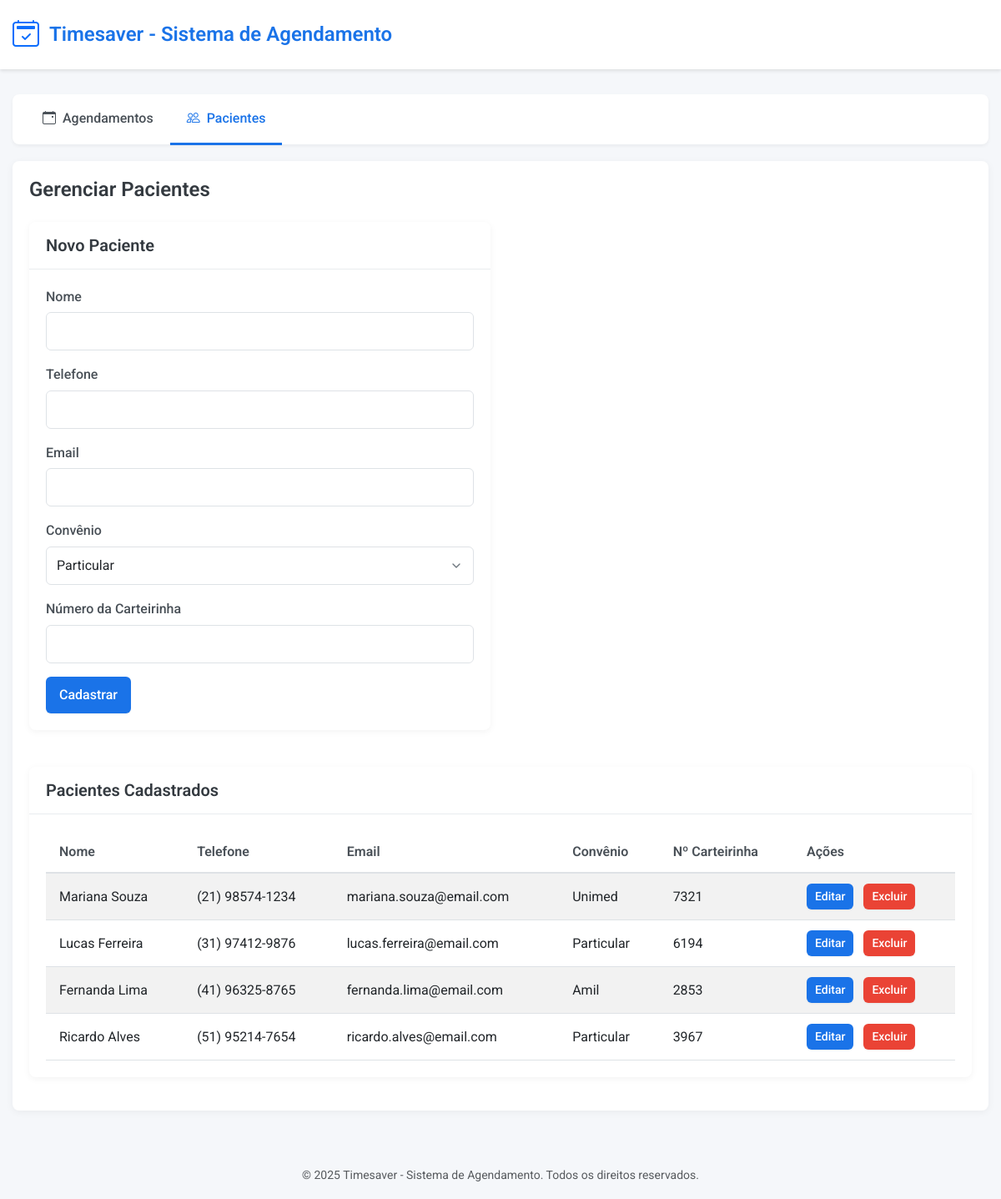
/clientes/, run on the app's committed database.
### tables this page shows
CREATE TABLE clientes (
        id INTEGER PRIMARY KEY AUTOINCREMENT,
        nome TEXT NOT NULL,
        telefone TEXT NOT NULL,
        email TEXT,
        convenio_id INTEGER,
        num_carteirinha TEXT,
        FOREIGN KEY (convenio_id) REFERENCES convenios (id)
    );

CREATE TABLE convenios (
        id INTEGER PRIMARY KEY AUTOINCREMENT,
        nome TEXT NOT NULL,
        codigo TEXT NOT NULL
    );

### controllers/cliente.py (the view)
@cliente_bp.route('/')
def index():
    clientes = Cliente.obter_todos()
    convenios = Convenio.obter_todos()
    return render_template('clientes/index.html', clientes=clientes, convenios=convenios)

### models/cliente.py (called while the page is built)
    @staticmethod
    def obter_todos():
        db = get_db()
        cursor = db.cursor()
        cursor.execute('''
        SELECT c.id, c.nome, c.telefone, c.email, co.nome as convenio, c.num_carteirinha, c.convenio_id
        FROM clientes c
        LEFT JOIN convenios co ON c.convenio_id = co.id
        ''')
        return cursor.fetchall()

### models/convenio.py (called while the page is built)
    @staticmethod
    def obter_todos():
        db = get_db()
        cursor = db.cursor()
        cursor.execute("SELECT id, nome, codigo FROM convenios")
        return cursor.fetchall()

### models/database.py (called while the page is built)
def get_db():
    if 'db' not in g:
        os.makedirs(os.path.dirname(current_app.config['DATABASE_PATH']), exist_ok=True)
        g.db = sqlite3.connect(current_app.config['DATABASE_PATH'])
        g.db.row_factory = sqlite3.Row
    return g.db

### templates/clientes/index.html (shortened to what this page needs)
{% extends "base.html" %}
{% block heading %}Gerenciar Pacientes{% endblock %}
{% block nav_clientes %}active{% endblock %}
{% block content %}
<div class="row mb-4">
    <div class="col-md-6">
        <div class="card">
            <div class="card-header">
                <h5>Novo Paciente</h5>
            </div>
            <div class="card-body">
                <form action="{{ url_for('cliente.criar_cliente') }}" method="post">
                    <div class="mb-3">
                        <label class="form-label">Nome</label>
                        <input type="text" name="nome" class="form-control" required>
                    </div>
                    <div class="mb-3">
                        <label class="form-label">Telefone</label>
                        <input type="text" name="telefone" class="form-control" required>
                    </div>
                    <div class="mb-3">
                        <label class="form-label">Email</label>
                        <input type="email" name="email" class="form-control">
                    </div>
                    <div class="mb-3">
                        <label class="form-label">Convênio</label>
                        <select name="convenio_id" class="form-control">
                            {% for convenio in convenios %}
                                <option value="{{ convenio.id }}">{{ convenio.nome }}</option>
                            {% endfor %}
                        </select>
                    </div>
                    <div class="mb-3">
                        <label class="form-label">Número da Carteirinha</label>
                        <input type="text" name="num_carteirinha" class="form-control">
                    </div>
                    <button type="submit" class="btn btn-primary">Cadastrar</button>
                </form>
            </div>
        </div>
    </div>
</div>
<div class="card">
    <div class="card-header">
        <h5>Pacientes Cadastrados</h5>
    </div>
    <div class="card-body">
        <table class="table table-striped">
            <thead>
                <tr>
                    <th>Nome</th>
                    <th>Telefone</th>
                    <th>Email</th>
                    <th>Convênio</th>
                    <th>Nº Carteirinha</th>
                    <th>Ações</th>
                </tr>
            </thead>
            <tbody>
                {% for cliente in clientes %}
                    <tr>
                        <td>{{ cliente.nome }}</td>
                        <td>{{ cliente.telefone }}</td>
                        <td>{{ cliente.email }}</td>
                        <td>{{ cliente.convenio }}</td>
                        <td>{{ cliente.num_carteirinha }}</td>
                        <td class="table-actions">
                            <a href="#" class="btn btn-sm btn-primary">Editar</a>
                            <a href="{{ url_for('cliente.excluir_cliente', id=cliente.id) }}" class="btn btn-sm btn-danger" onclick="confirmarExclusao(event, '{{ cliente.id }}')">Excluir</a>
                        </td>
                    </tr>
                {% else %}
                    <tr>
                        <td colspan="6" class="text-center">Nenhum paciente cadastrado</td>
                    </tr>
                {% endfor %}
            </tbody>
        </table>
    </div>
</div>
{% endblock %}

### static/css/style.css (style rules this page uses)
:root { --primary: #1a73e8; --primary-dark: #0d47a1; --primary-light: #e8f0fe; --success: #34a853; --warning: #fbbc05; --danger: #ea4335; --gray-100: #f8f9fa; --gray-200: #e9ecef; --gray-300: #dee2e6; --gray-400: #ced4da; --gray-500: #adb5bd; --gray-600: #6c757d; --gray-700: #495057; --gray-800: #343a40; --gray-900: #212529; --body-bg: #f5f7fa; --font-main: 'Roboto', -apple-system, BlinkMacSystemFont, 'Segoe UI', sans-serif; }
body { font-family: var(--font-main); background-color: var(--body-bg); color: var(--gray-800); line-height: 1.6; }
.card { border: none; border-radius: 8px; box-shadow: 0 2px 8px rgba(0, 0, 0, 0.05); margin-bottom: 20px; overflow: hidden; }
.card-header { background-color: white; border-bottom: 1px solid var(--gray-200); padding: 16px 20px; }
.card-header h5 { margin: 0; font-weight: 600; color: var(--gray-800); }
.card-body { padding: 20px; }
.form-label { font-weight: 500; color: var(--gray-700); margin-bottom: 6px; }
.form-control { padding: 10px 12px; border: 1px solid var(--gray-300); border-radius: 6px; transition: border-color 0.2s ease; }
select.form-control { background-repeat: no-repeat; background-position: right 12px center; background-size: 16px; padding-right: 40px; appearance: none; }
.btn { padding: 10px 16px; font-weight: 500; border-radius: 6px; transition: all 0.2s ease; border: none; box-shadow: 0 1px 2px rgba(0, 0, 0, 0.05); }
.btn-primary { background-color: var(--primary); color: white; }
.btn-danger { background-color: var(--danger); color: white; }
.btn-sm { padding: 5px 10px; font-size: 0.875rem; }
.table { margin-bottom: 0; }
.table th { font-weight: 600; color: var(--gray-700); border-top: none; border-bottom: 2px solid var(--gray-300); padding: 12px 16px; }
.table td { padding: 12px 16px; vertical-align: middle; border-top: 1px solid var(--gray-200); }
.table-striped tbody tr:nth-of-type(odd) { background-color: var(--gray-100); }
.table-actions { white-space: nowrap; }
.table-actions .btn + .btn { margin-left: 8px; }
.mb-4 { margin-bottom: 1.5rem; }

### data on the page
clientes: nome "Mariana Souza", telefone "(21) 98574-1234", email "mariana.souza@email.com", convenio "Unimed", num_carteirinha "7321"
clientes: nome "Lucas Ferreira", telefone "(31) 97412-9876", email "lucas.ferreira@email.com", convenio "Particular", num_carteirinha "6194"
clientes: nome "Fernanda Lima", telefone "(41) 96325-8765", email "fernanda.lima@email.com", convenio "Amil", num_carteirinha "2853"
clientes: nome "Ricardo Alves", telefone "(51) 95214-7654", email "ricardo.alves@email.com", convenio "Particular", num_carteirinha "3967"

### other printed values
form field convenio_id "Particular"
